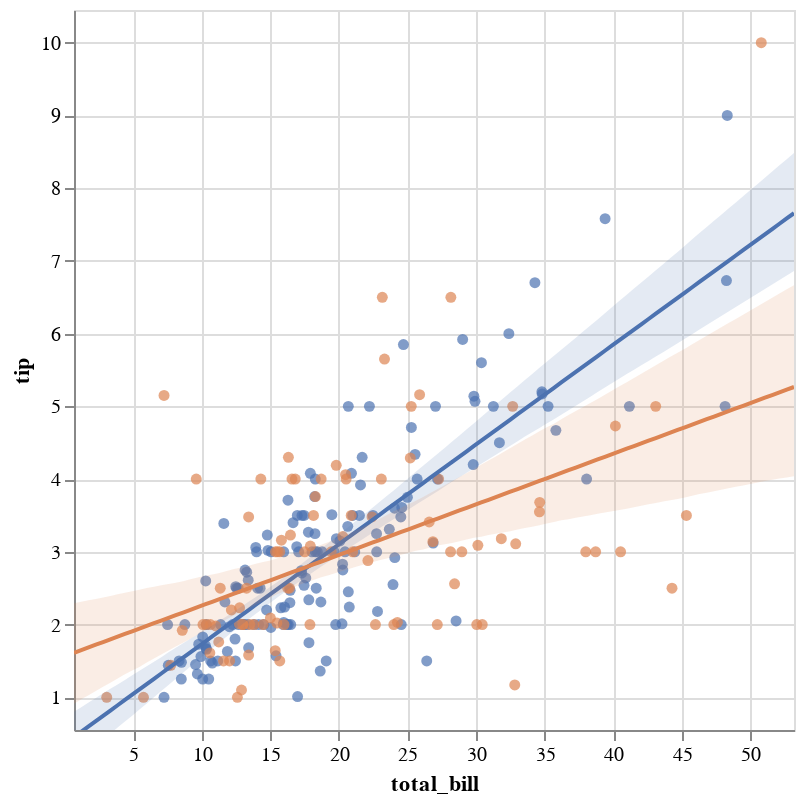

Here is the notebook cell this chart was saved with:
### Code cell
display(salt.lmplot(x="total_bill", y="tip", hue="smoker", data=tips))
g = sns.lmplot(x="total_bill", y="tip", hue="smoker", data=tips)

### Figure 1 — Vega-Lite specification as saved in the notebook (floating-point values rounded to 4 significant figures; data arrays with more than 128 entries replaced by an {"elided": "..."} marker saying what was removed)
{"$schema": "https://vega.github.io/schema/vega-lite/v2.4.1.json", "config": {"view": {"height": 300, "width": 400}}, "height": 360, "layer": [{"data": {"values": {"elided": "151 records"}}, "encoding": {"color": {"value": "rgba(76,114,176,1)"}, "x": {"axis": {"title": "total_bill"}, "field": "total_bill", "scale": {"domain": [0.683, 53.2], "nice": false}, "type": "quantitative"}, "y": {"axis": {"title": "tip"}, "field": "tip", "scale": {"domain": [0.55, 10.45], "nice": false}, "type": "quantitative"}}, "mark": {"clip": true, "filled": true, "type": "point"}}, {"data": {"values": [{"day": "Sat", "sex": "Male", "size": 4, "smoker": "Yes", "time": "Dinner", "tip": 3, "total_bill": 38.01}, {"day": "Sat", "sex": "Male", "size": 2, "smoker": "Yes", "time": "Dinner", "tip": 1.76, "total_bill": 11.24}, {"day": "Sat", "sex": "Male", "size": 2, "smoker": "Yes", "time": "Dinner", "tip": 3.21, "total_bill": 20.29}, {"day": "Sat", "sex": "Male", "size": 2, "smoker": "Yes", "time": "Dinner", "tip": 2, "total_bill": 13.81}, {"day": "Sat", "sex": "Male", "size": 2, "smoker": "Yes", "time": "Dinner", "tip": 1.98, "total_bill": 11.02}, {"day": "Sat", "sex": "Male", "size": 4, "smoker": "Yes", "time": "Dinner", "tip": 3.76, "total_bill": 18.29}, {"day": "Sat", "sex": "Female", "size": 1, "smoker": "Yes", "time": "Dinner", "tip": 1, "total_bill": 3.07}, {"day": "Sat", "sex": "Male", "size": 2, "smoker": "Yes", "time": "Dinner", "tip": 2.09, "total_bill": 15.01}, {"day": "Sat", "sex": "Female", "size": 2, "smoker": "Yes", "time": "Dinner", "tip": 3.14, "total_bill": 26.86}, {"day": "Sat", "sex": "Female", "size": 2, "smoker": "Yes", "time": "Dinner", "tip": 5, "total_bill": 25.28}, {"day": "Sat", "sex": "Male", "size": 2, "smoker": "Yes", "time": "Dinner", "tip": 3.08, "total_bill": 17.92}, {"day": "Thur", "sex": "Male", "size": 2, "smoker": "Yes", "time": "Lunch", "tip": 3, "total_bill": 19.44}, {"day": "Thur", "sex": "Male", "size": 2, "smoker": "Yes", "time": "Lunch", "tip": 5, "total_bill": 32.68}, {"day": "Fri", "sex": "Male", "size": 2, "smoker": "Yes", "time": "Dinner", "tip": 3, "total_bill": 28.97}, {"day": "Fri", "sex": "Female", "size": 2, "smoker": "Yes", "time": "Dinner", "tip": 1, "total_bill": 5.75}, {"day": "Fri", "sex": "Female", "size": 2, "smoker": "Yes", "time": "Dinner", "tip": 4.3, "total_bill": 16.32}, {"day": "Fri", "sex": "Male", "size": 4, "smoker": "Yes", "time": "Dinner", "tip": 4.73, "total_bill": 40.17}, {"day": "Fri", "sex": "Male", "size": 2, "smoker": "Yes", "time": "Dinner", "tip": 4, "total_bill": 27.28}, {"day": "Fri", "sex": "Male", "size": 2, "smoker": "Yes", "time": "Dinner", "tip": 1.5, "total_bill": 12.03}, {"day": "Fri", "sex": "Male", "size": 2, "smoker": "Yes", "time": "Dinner", "tip": 3, "total_bill": 21.01}, {"day": "Fri", "sex": "Female", "size": 2, "smoker": "Yes", "time": "Dinner", "tip": 2.5, "total_bill": 11.35}, {"day": "Fri", "sex": "Female", "size": 2, "smoker": "Yes", "time": "Dinner", "tip": 3, "total_bill": 15.38}, {"day": "Sat", "sex": "Female", "size": 3, "smoker": "Yes", "time": "Dinner", "tip": 2.5, "total_bill": 44.3}, {"day": "Sat", "sex": "Female", "size": 2, "smoker": "Yes", "time": "Dinner", "tip": 3.48, "total_bill": 22.42}, {"day": "Sat", "sex": "Male", "size": 2, "smoker": "Yes", "time": "Dinner", "tip": 1.64, "total_bill": 15.36}, {"day": "Sat", "sex": "Male", "size": 2, "smoker": "Yes", "time": "Dinner", "tip": 4.06, "total_bill": 20.49}, {"day": "Sat", "sex": "Male", "size": 2, "smoker": "Yes", "time": "Dinner", "tip": 4.29, "total_bill": 25.21}, {"day": "Sat", "sex": "Female", "size": 2, "smoker": "Yes", "time": "Dinner", "tip": 4, "total_bill": 14.31}, {"day": "Thur", "sex": "Male", "size": 2, "smoker": "Yes", "time": "Lunch", "tip": 2, "total_bill": 16}, {"day": "Sun", "sex": "Female", "size": 2, "smoker": "Yes", "time": "Dinner", "tip": 3, "total_bill": 17.51}, {"day": "Sat", "sex": "Female", "size": 2, "smoker": "Yes", "time": "Dinner", "tip": 1.61, "total_bill": 10.59}, {"day": "Sat", "sex": "Female", "size": 2, "smoker": "Yes", "time": "Dinner", "tip": 2, "total_bill": 10.63}, {"day": "Sat", "sex": "Male", "size": 3, "smoker": "Yes", "time": "Dinner", "tip": 10, "total_bill": 50.81}, {"day": "Sat", "sex": "Male", "size": 2, "smoker": "Yes", "time": "Dinner", "tip": 3.16, "total_bill": 15.81}, {"day": "Sun", "sex": "Male", "size": 2, "smoker": "Yes", "time": "Dinner", "tip": 5.15, "total_bill": 7.25}, {"day": "Sun", "sex": "Male", "size": 2, "smoker": "Yes", "time": "Dinner", "tip": 3.18, "total_bill": 31.85}, {"day": "Sun", "sex": "Male", "size": 2, "smoker": "Yes", "time": "Dinner", "tip": 4, "total_bill": 16.82}, {"day": "Sun", "sex": "Male", "size": 2, "smoker": "Yes", "time": "Dinner", "tip": 3.11, "total_bill": 32.9}, {"day": "Sun", "sex": "Male", "size": 2, "smoker": "Yes", "time": "Dinner", "tip": 2, "total_bill": 17.89}, {"day": "Sun", "sex": "Male", "size": 2, "smoker": "Yes", "time": "Dinner", "tip": 2, "total_bill": 14.48}, {"day": "Sun", "sex": "Female", "size": 2, "smoker": "Yes", "time": "Dinner", "tip": 4, "total_bill": 9.6}, {"day": "Sun", "sex": "Male", "size": 2, "smoker": "Yes", "time": "Dinner", "tip": 3.55, "total_bill": 34.63}, {"day": "Sun", "sex": "Male", "size": 4, "smoker": "Yes", "time": "Dinner", "tip": 3.68, "total_bill": 34.65}, {"day": "Sun", "sex": "Male", "size": 2, "smoker": "Yes", "time": "Dinner", "tip": 5.65, "total_bill": 23.33}, {"day": "Sun", "sex": "Male", "size": 3, "smoker": "Yes", "time": "Dinner", "tip": 3.5, "total_bill": 45.35}, {"day": "Sun", "sex": "Male", "size": 4, "smoker": "Yes", "time": "Dinner", "tip": 6.5, "total_bill": 23.17}, {"day": "Sun", "sex": "Male", "size": 2, "smoker": "Yes", "time": "Dinner", "tip": 3, "total_bill": 40.55}, {"day": "Sun", "sex": "Female", "size": 3, "smoker": "Yes", "time": "Dinner", "tip": 3.5, "total_bill": 20.9}, {"day": "Sun", "sex": "Male", "size": 5, "smoker": "Yes", "time": "Dinner", "tip": 2, "total_bill": 30.46}, {"day": "Sun", "sex": "Female", "size": 3, "smoker": "Yes", "time": "Dinner", "tip": 3.5, "total_bill": 18.15}, {"day": "Sun", "sex": "Male", "size": 3, "smoker": "Yes", "time": "Dinner", "tip": 4, "total_bill": 23.1}, {"day": "Sun", "sex": "Male", "size": 2, "smoker": "Yes", "time": "Dinner", "tip": 1.5, "total_bill": 15.69}, {"day": "Thur", "sex": "Female", "size": 2, "smoker": "Yes", "time": "Lunch", "tip": 4.19, "total_bill": 19.81}, {"day": "Thur", "sex": "Male", "size": 2, "smoker": "Yes", "time": "Lunch", "tip": 2.56, "total_bill": 28.44}, {"day": "Thur", "sex": "Male", "size": 2, "smoker": "Yes", "time": "Lunch", "tip": 2.02, "total_bill": 15.48}, {"day": "Thur", "sex": "Male", "size": 2, "smoker": "Yes", "time": "Lunch", "tip": 4, "total_bill": 16.58}, {"day": "Thur", "sex": "Male", "size": 2, "smoker": "Yes", "time": "Lunch", "tip": 2, "total_bill": 10.34}, {"day": "Thur", "sex": "Female", "size": 4, "smoker": "Yes", "time": "Lunch", "tip": 5, "total_bill": 43.11}, {"day": "Thur", "sex": "Female", "size": 2, "smoker": "Yes", "time": "Lunch", "tip": 2, "total_bill": 13}, {"day": "Thur", "sex": "Male", "size": 2, "smoker": "Yes", "time": "Lunch", "tip": 2, "total_bill": 13.51}, {"day": "Thur", "sex": "Male", "size": 3, "smoker": "Yes", "time": "Lunch", "tip": 4, "total_bill": 18.71}, {"day": "Thur", "sex": "Female", "size": 2, "smoker": "Yes", "time": "Lunch", "tip": 2.01, "total_bill": 12.74}, {"day": "Thur", "sex": "Female", "size": 2, "smoker": "Yes", "time": "Lunch", "tip": 2, "total_bill": 13}, {"day": "Thur", "sex": "Female", "size": 2, "smoker": "Yes", "time": "Lunch", "tip": 2.5, "total_bill": 16.4}, {"day": "Thur", "sex": "Male", "size": 4, "smoker": "Yes", "time": "Lunch", "tip": 4, "total_bill": 20.53}, {"day": "Thur", "sex": "Female", "size": 3, "smoker": "Yes", "time": "Lunch", "tip": 3.23, "total_bill": 16.47}, {"day": "Sat", "sex": "Male", "size": 3, "smoker": "Yes", "time": "Dinner", "tip": 3.41, "total_bill": 26.59}, {"day": "Sat", "sex": "Male", "size": 4, "smoker": "Yes", "time": "Dinner", "tip": 3, "total_bill": 38.73}, {"day": "Sat", "sex": "Male", "size": 2, "smoker": "Yes", "time": "Dinner", "tip": 2.03, "total_bill": 24.27}, {"day": "Sat", "sex": "Female", "size": 2, "smoker": "Yes", "time": "Dinner", "tip": 2.23, "total_bill": 12.76}, {"day": "Sat", "sex": "Male", "size": 3, "smoker": "Yes", "time": "Dinner", "tip": 2, "total_bill": 30.06}, {"day": "Sat", "sex": "Male", "size": 4, "smoker": "Yes", "time": "Dinner", "tip": 5.16, "total_bill": 25.89}, {"day": "Sat", "sex": "Female", "size": 2, "smoker": "Yes", "time": "Dinner", "tip": 2.5, "total_bill": 13.27}, {"day": "Sat", "sex": "Female", "size": 3, "smoker": "Yes", "time": "Dinner", "tip": 6.5, "total_bill": 28.17}, {"day": "Sat", "sex": "Female", "size": 2, "smoker": "Yes", "time": "Dinner", "tip": 1.1, "total_bill": 12.9}, {"day": "Sat", "sex": "Male", "size": 5, "smoker": "Yes", "time": "Dinner", "tip": 3, "total_bill": 28.15}, {"day": "Sat", "sex": "Male", "size": 2, "smoker": "Yes", "time": "Dinner", "tip": 1.5, "total_bill": 11.59}, {"day": "Sat", "sex": "Male", "size": 2, "smoker": "Yes", "time": "Dinner", "tip": 1.44, "total_bill": 7.74}, {"day": "Sat", "sex": "Female", "size": 4, "smoker": "Yes", "time": "Dinner", "tip": 3.09, "total_bill": 30.14}, {"day": "Fri", "sex": "Male", "size": 2, "smoker": "Yes", "time": "Lunch", "tip": 2.2, "total_bill": 12.16}, {"day": "Fri", "sex": "Female", "size": 2, "smoker": "Yes", "time": "Lunch", "tip": 3.48, "total_bill": 13.42}, {"day": "Fri", "sex": "Male", "size": 1, "smoker": "Yes", "time": "Lunch", "tip": 1.92, "total_bill": 8.58}, {"day": "Fri", "sex": "Male", "size": 2, "smoker": "Yes", "time": "Lunch", "tip": 1.58, "total_bill": 13.42}, {"day": "Fri", "sex": "Female", "size": 2, "smoker": "Yes", "time": "Lunch", "tip": 2.5, "total_bill": 16.27}, {"day": "Fri", "sex": "Female", "size": 2, "smoker": "Yes", "time": "Lunch", "tip": 2, "total_bill": 10.09}, {"day": "Sat", "sex": "Female", "size": 2, "smoker": "Yes", "time": "Dinner", "tip": 2.88, "total_bill": 22.12}, {"day": "Sat", "sex": "Male", "size": 4, "smoker": "Yes", "time": "Dinner", "tip": 2, "total_bill": 24.01}, {"day": "Sat", "sex": "Male", "size": 3, "smoker": "Yes", "time": "Dinner", "tip": 3, "total_bill": 15.69}, {"day": "Sat", "sex": "Male", "size": 2, "smoker": "Yes", "time": "Dinner", "tip": 3, "total_bill": 15.53}, {"day": "Sat", "sex": "Male", "size": 2, "smoker": "Yes", "time": "Dinner", "tip": 1, "total_bill": 12.6}, {"day": "Sat", "sex": "Male", "size": 2, "smoker": "Yes", "time": "Dinner", "tip": 1.17, "total_bill": 32.83}, {"day": "Sat", "sex": "Female", "size": 2, "smoker": "Yes", "time": "Dinner", "tip": 2, "total_bill": 27.18}, {"day": "Sat", "sex": "Male", "size": 2, "smoker": "Yes", "time": "Dinner", "tip": 2, "total_bill": 22.67}]}, "encoding": {"color": {"value": "rgba(221,132,82,1)"}, "x": {"axis": {"title": "total_bill"}, "field": "total_bill", "scale": {"domain": [0.683, 53.2], "nice": false}, "type": "quantitative"}, "y": {"axis": {"title": "tip"}, "field": "tip", "scale": {"domain": [0.55, 10.45], "nice": false}, "type": "quantitative"}}, "mark": {"clip": true, "filled": true, "type": "point"}}, {"data": {"values": [{"x": 0.683, "y": 0.4537}, {"x": 1.213, "y": 0.5265}, {"x": 1.744, "y": 0.5993}, {"x": 2.274, "y": 0.672}, {"x": 2.805, "y": 0.7448}, {"x": 3.335, "y": 0.8175}, {"x": 3.866, "y": 0.8903}, {"x": 4.396, "y": 0.963}, {"x": 4.927, "y": 1.036}, {"x": 5.457, "y": 1.109}, {"x": 5.987, "y": 1.181}, {"x": 6.518, "y": 1.254}, {"x": 7.048, "y": 1.327}, {"x": 7.579, "y": 1.4}, {"x": 8.109, "y": 1.472}, {"x": 8.64, "y": 1.545}, {"x": 9.17, "y": 1.618}, {"x": 9.701, "y": 1.691}, {"x": 10.23, "y": 1.763}, {"x": 10.76, "y": 1.836}, {"x": 11.29, "y": 1.909}, {"x": 11.82, "y": 1.982}, {"x": 12.35, "y": 2.054}, {"x": 12.88, "y": 2.127}, {"x": 13.41, "y": 2.2}, {"x": 13.94, "y": 2.273}, {"x": 14.47, "y": 2.345}, {"x": 15.01, "y": 2.418}, {"x": 15.54, "y": 2.491}, {"x": 16.07, "y": 2.564}, {"x": 16.6, "y": 2.636}, {"x": 17.13, "y": 2.709}, {"x": 17.66, "y": 2.782}, {"x": 18.19, "y": 2.855}, {"x": 18.72, "y": 2.927}, {"x": 19.25, "y": 3.0}, {"x": 19.78, "y": 3.073}, {"x": 20.31, "y": 3.146}, {"x": 20.84, "y": 3.218}, {"x": 21.37, "y": 3.291}, {"x": 21.9, "y": 3.364}, {"x": 22.43, "y": 3.437}, {"x": 22.96, "y": 3.509}, {"x": 23.49, "y": 3.582}, {"x": 24.02, "y": 3.655}, {"x": 24.55, "y": 3.728}, {"x": 25.08, "y": 3.8}, {"x": 25.61, "y": 3.873}, {"x": 26.14, "y": 3.946}, {"x": 26.67, "y": 4.019}, {"x": 27.21, "y": 4.091}, {"x": 27.74, "y": 4.164}, {"x": 28.27, "y": 4.237}, {"x": 28.8, "y": 4.31}, {"x": 29.33, "y": 4.382}, {"x": 29.86, "y": 4.455}, {"x": 30.39, "y": 4.528}, {"x": 30.92, "y": 4.601}, {"x": 31.45, "y": 4.673}, {"x": 31.98, "y": 4.746}, {"x": 32.51, "y": 4.819}, {"x": 33.04, "y": 4.892}, {"x": 33.57, "y": 4.964}, {"x": 34.1, "y": 5.037}, {"x": 34.63, "y": 5.11}, {"x": 35.16, "y": 5.183}, {"x": 35.69, "y": 5.255}, {"x": 36.22, "y": 5.328}, {"x": 36.75, "y": 5.401}, {"x": 37.28, "y": 5.474}, {"x": 37.81, "y": 5.546}, {"x": 38.34, "y": 5.619}, {"x": 38.88, "y": 5.692}, {"x": 39.41, "y": 5.765}, {"x": 39.94, "y": 5.838}, {"x": 40.47, "y": 5.91}, {"x": 41.0, "y": 5.983}, {"x": 41.53, "y": 6.056}, {"x": 42.06, "y": 6.129}, {"x": 42.59, "y": 6.201}, {"x": 43.12, "y": 6.274}, {"x": 43.65, "y": 6.347}, {"x": 44.18, "y": 6.42}, {"x": 44.71, "y": 6.492}, {"x": 45.24, "y": 6.565}, {"x": 45.77, "y": 6.638}, {"x": 46.3, "y": 6.711}, {"x": 46.83, "y": 6.783}, {"x": 47.36, "y": 6.856}, {"x": 47.89, "y": 6.929}, {"x": 48.42, "y": 7.002}, {"x": 48.95, "y": 7.074}, {"x": 49.48, "y": 7.147}, {"x": 50.01, "y": 7.22}, {"x": 50.54, "y": 7.293}, {"x": 51.08, "y": 7.365}, {"x": 51.61, "y": 7.438}, {"x": 52.14, "y": 7.511}, {"x": 52.67, "y": 7.584}, {"x": 53.2, "y": 7.656}]}, "encoding": {"color": {"value": "rgba(76,114,176,1)"}, "x": {"field": "x", "scale": {"domain": [0.683, 53.2], "nice": false}, "type": "quantitative"}, "y": {"field": "y", "scale": {"domain": [0.55, 10.45], "nice": false}, "type": "quantitative"}}, "mark": {"clip": true, "type": "line"}}, {"data": {"values": [{"x": 0.683, "y1": 0.08553, "y2": 0.8017}, {"x": 1.213, "y1": 0.1669, "y2": 0.8642}, {"x": 1.744, "y1": 0.2482, "y2": 0.9275}, {"x": 2.274, "y1": 0.3321, "y2": 0.9908}, {"x": 2.805, "y1": 0.418, "y2": 1.054}, {"x": 3.335, "y1": 0.5013, "y2": 1.117}, {"x": 3.866, "y1": 0.5838, "y2": 1.174}, {"x": 4.396, "y1": 0.6652, "y2": 1.237}, {"x": 4.927, "y1": 0.7474, "y2": 1.302}, {"x": 5.457, "y1": 0.8318, "y2": 1.366}, {"x": 5.987, "y1": 0.9151, "y2": 1.427}, {"x": 6.518, "y1": 1.001, "y2": 1.487}, {"x": 7.048, "y1": 1.085, "y2": 1.55}, {"x": 7.579, "y1": 1.169, "y2": 1.618}, {"x": 8.109, "y1": 1.254, "y2": 1.681}, {"x": 8.64, "y1": 1.338, "y2": 1.742}, {"x": 9.17, "y1": 1.422, "y2": 1.803}, {"x": 9.701, "y1": 1.507, "y2": 1.865}, {"x": 10.23, "y1": 1.592, "y2": 1.926}, {"x": 10.76, "y1": 1.673, "y2": 1.988}, {"x": 11.29, "y1": 1.754, "y2": 2.051}, {"x": 11.82, "y1": 1.836, "y2": 2.116}, {"x": 12.35, "y1": 1.915, "y2": 2.179}, {"x": 12.88, "y1": 1.992, "y2": 2.245}, {"x": 13.41, "y1": 2.071, "y2": 2.313}, {"x": 13.94, "y1": 2.148, "y2": 2.379}, {"x": 14.47, "y1": 2.222, "y2": 2.449}, {"x": 15.01, "y1": 2.3, "y2": 2.52}, {"x": 15.54, "y1": 2.375, "y2": 2.589}, {"x": 16.07, "y1": 2.449, "y2": 2.661}, {"x": 16.6, "y1": 2.523, "y2": 2.735}, {"x": 17.13, "y1": 2.592, "y2": 2.813}, {"x": 17.66, "y1": 2.662, "y2": 2.89}, {"x": 18.19, "y1": 2.73, "y2": 2.966}, {"x": 18.72, "y1": 2.798, "y2": 3.046}, {"x": 19.25, "y1": 2.865, "y2": 3.122}, {"x": 19.78, "y1": 2.932, "y2": 3.203}, {"x": 20.31, "y1": 2.998, "y2": 3.286}, {"x": 20.84, "y1": 3.066, "y2": 3.363}, {"x": 21.37, "y1": 3.129, "y2": 3.444}, {"x": 21.9, "y1": 3.194, "y2": 3.523}, {"x": 22.43, "y1": 3.26, "y2": 3.604}, {"x": 22.96, "y1": 3.325, "y2": 3.685}, {"x": 23.49, "y1": 3.388, "y2": 3.767}, {"x": 24.02, "y1": 3.452, "y2": 3.848}, {"x": 24.55, "y1": 3.517, "y2": 3.932}, {"x": 25.08, "y1": 3.583, "y2": 4.017}, {"x": 25.61, "y1": 3.646, "y2": 4.101}, {"x": 26.14, "y1": 3.709, "y2": 4.184}, {"x": 26.67, "y1": 3.771, "y2": 4.266}, {"x": 27.21, "y1": 3.833, "y2": 4.349}, {"x": 27.74, "y1": 3.898, "y2": 4.432}, {"x": 28.27, "y1": 3.962, "y2": 4.516}, {"x": 28.8, "y1": 4.027, "y2": 4.6}, {"x": 29.33, "y1": 4.087, "y2": 4.684}, {"x": 29.86, "y1": 4.148, "y2": 4.768}, {"x": 30.39, "y1": 4.209, "y2": 4.853}, {"x": 30.92, "y1": 4.272, "y2": 4.94}, {"x": 31.45, "y1": 4.334, "y2": 5.024}, {"x": 31.98, "y1": 4.397, "y2": 5.109}, {"x": 32.51, "y1": 4.459, "y2": 5.193}, {"x": 33.04, "y1": 4.522, "y2": 5.277}, {"x": 33.57, "y1": 4.584, "y2": 5.361}, {"x": 34.1, "y1": 4.644, "y2": 5.445}, {"x": 34.63, "y1": 4.704, "y2": 5.529}, {"x": 35.16, "y1": 4.763, "y2": 5.613}, {"x": 35.69, "y1": 4.822, "y2": 5.696}, {"x": 36.22, "y1": 4.883, "y2": 5.779}, {"x": 36.75, "y1": 4.945, "y2": 5.862}, {"x": 37.28, "y1": 5.008, "y2": 5.945}, {"x": 37.81, "y1": 5.07, "y2": 6.028}, {"x": 38.34, "y1": 5.133, "y2": 6.113}, {"x": 38.88, "y1": 5.196, "y2": 6.196}, {"x": 39.41, "y1": 5.259, "y2": 6.281}, {"x": 39.94, "y1": 5.32, "y2": 6.366}, {"x": 40.47, "y1": 5.381, "y2": 6.451}, {"x": 41.0, "y1": 5.443, "y2": 6.536}, {"x": 41.53, "y1": 5.504, "y2": 6.619}, {"x": 42.06, "y1": 5.564, "y2": 6.703}, {"x": 42.59, "y1": 5.625, "y2": 6.787}, {"x": 43.12, "y1": 5.685, "y2": 6.87}, {"x": 43.65, "y1": 5.745, "y2": 6.956}, {"x": 44.18, "y1": 5.807, "y2": 7.041}, {"x": 44.71, "y1": 5.869, "y2": 7.124}, {"x": 45.24, "y1": 5.931, "y2": 7.209}, {"x": 45.77, "y1": 5.993, "y2": 7.296}, {"x": 46.3, "y1": 6.055, "y2": 7.383}, {"x": 46.83, "y1": 6.117, "y2": 7.467}, {"x": 47.36, "y1": 6.18, "y2": 7.551}, {"x": 47.89, "y1": 6.242, "y2": 7.635}, {"x": 48.42, "y1": 6.304, "y2": 7.72}, {"x": 48.95, "y1": 6.366, "y2": 7.804}, {"x": 49.48, "y1": 6.428, "y2": 7.889}, {"x": 50.01, "y1": 6.49, "y2": 7.974}, {"x": 50.54, "y1": 6.552, "y2": 8.059}, {"x": 51.08, "y1": 6.614, "y2": 8.144}, {"x": 51.61, "y1": 6.677, "y2": 8.229}, {"x": 52.14, "y1": 6.739, "y2": 8.314}, {"x": 52.67, "y1": 6.8, "y2": 8.399}, {"x": 53.2, "y1": 6.861, "y2": 8.484}]}, "encoding": {"color": {"value": "rgba(76,114,176,1)"}, "opacity": {"value": 0.15}, "x": {"field": "x", "scale": {"domain": [0.683, 53.2], "nice": false}, "type": "quantitative"}, "y": {"field": "y1", "scale": {"domain": [0.55, 10.45], "nice": false}, "type": "quantitative"}, "y2": {"field": "y2", "type": "quantitative"}}, "mark": {"clip": true, "type": "area"}}, {"data": {"values": [{"x": 0.683, "y": 1.612}, {"x": 1.213, "y": 1.649}, {"x": 1.744, "y": 1.686}, {"x": 2.274, "y": 1.723}, {"x": 2.805, "y": 1.759}, {"x": 3.335, "y": 1.796}, {"x": 3.866, "y": 1.833}, {"x": 4.396, "y": 1.87}, {"x": 4.927, "y": 1.907}, {"x": 5.457, "y": 1.944}, {"x": 5.987, "y": 1.981}, {"x": 6.518, "y": 2.018}, {"x": 7.048, "y": 2.055}, {"x": 7.579, "y": 2.092}, {"x": 8.109, "y": 2.129}, {"x": 8.64, "y": 2.166}, {"x": 9.17, "y": 2.202}, {"x": 9.701, "y": 2.239}, {"x": 10.23, "y": 2.276}, {"x": 10.76, "y": 2.313}, {"x": 11.29, "y": 2.35}, {"x": 11.82, "y": 2.387}, {"x": 12.35, "y": 2.424}, {"x": 12.88, "y": 2.461}, {"x": 13.41, "y": 2.498}, {"x": 13.94, "y": 2.535}, {"x": 14.47, "y": 2.572}, {"x": 15.01, "y": 2.608}, {"x": 15.54, "y": 2.645}, {"x": 16.07, "y": 2.682}, {"x": 16.6, "y": 2.719}, {"x": 17.13, "y": 2.756}, {"x": 17.66, "y": 2.793}, {"x": 18.19, "y": 2.83}, {"x": 18.72, "y": 2.867}, {"x": 19.25, "y": 2.904}, {"x": 19.78, "y": 2.941}, {"x": 20.31, "y": 2.978}, {"x": 20.84, "y": 3.015}, {"x": 21.37, "y": 3.051}, {"x": 21.9, "y": 3.088}, {"x": 22.43, "y": 3.125}, {"x": 22.96, "y": 3.162}, {"x": 23.49, "y": 3.199}, {"x": 24.02, "y": 3.236}, {"x": 24.55, "y": 3.273}, {"x": 25.08, "y": 3.31}, {"x": 25.61, "y": 3.347}, {"x": 26.14, "y": 3.384}, {"x": 26.67, "y": 3.421}, {"x": 27.21, "y": 3.457}, {"x": 27.74, "y": 3.494}, {"x": 28.27, "y": 3.531}, {"x": 28.8, "y": 3.568}, {"x": 29.33, "y": 3.605}, {"x": 29.86, "y": 3.642}, {"x": 30.39, "y": 3.679}, {"x": 30.92, "y": 3.716}, {"x": 31.45, "y": 3.753}, {"x": 31.98, "y": 3.79}, {"x": 32.51, "y": 3.827}, {"x": 33.04, "y": 3.864}, {"x": 33.57, "y": 3.9}, {"x": 34.1, "y": 3.937}, {"x": 34.63, "y": 3.974}, {"x": 35.16, "y": 4.011}, {"x": 35.69, "y": 4.048}, {"x": 36.22, "y": 4.085}, {"x": 36.75, "y": 4.122}, {"x": 37.28, "y": 4.159}, {"x": 37.81, "y": 4.196}, {"x": 38.34, "y": 4.233}, {"x": 38.88, "y": 4.27}, {"x": 39.41, "y": 4.307}, {"x": 39.94, "y": 4.343}, {"x": 40.47, "y": 4.38}, {"x": 41.0, "y": 4.417}, {"x": 41.53, "y": 4.454}, {"x": 42.06, "y": 4.491}, {"x": 42.59, "y": 4.528}, {"x": 43.12, "y": 4.565}, {"x": 43.65, "y": 4.602}, {"x": 44.18, "y": 4.639}, {"x": 44.71, "y": 4.676}, {"x": 45.24, "y": 4.713}, {"x": 45.77, "y": 4.749}, {"x": 46.3, "y": 4.786}, {"x": 46.83, "y": 4.823}, {"x": 47.36, "y": 4.86}, {"x": 47.89, "y": 4.897}, {"x": 48.42, "y": 4.934}, {"x": 48.95, "y": 4.971}, {"x": 49.48, "y": 5.008}, {"x": 50.01, "y": 5.045}, {"x": 50.54, "y": 5.082}, {"x": 51.08, "y": 5.119}, {"x": 51.61, "y": 5.156}, {"x": 52.14, "y": 5.192}, {"x": 52.67, "y": 5.229}, {"x": 53.2, "y": 5.266}]}, "encoding": {"color": {"value": "rgba(221,132,82,1)"}, "x": {"field": "x", "scale": {"domain": [0.683, 53.2], "nice": false}, "type": "quantitative"}, "y": {"field": "y", "scale": {"domain": [0.55, 10.45], "nice": false}, "type": "quantitative"}}, "mark": {"clip": true, "type": "line"}}, {"data": {"values": [{"x": 0.683, "y1": 0.9126, "y2": 2.293}, {"x": 1.213, "y1": 0.9715, "y2": 2.313}, {"x": 1.744, "y1": 1.029, "y2": 2.332}, {"x": 2.274, "y1": 1.086, "y2": 2.352}, {"x": 2.805, "y1": 1.143, "y2": 2.372}, {"x": 3.335, "y1": 1.2, "y2": 2.391}, {"x": 3.866, "y1": 1.258, "y2": 2.416}, {"x": 4.396, "y1": 1.315, "y2": 2.437}, {"x": 4.927, "y1": 1.368, "y2": 2.459}, {"x": 5.457, "y1": 1.417, "y2": 2.479}, {"x": 5.987, "y1": 1.479, "y2": 2.501}, {"x": 6.518, "y1": 1.534, "y2": 2.52}, {"x": 7.048, "y1": 1.59, "y2": 2.539}, {"x": 7.579, "y1": 1.642, "y2": 2.558}, {"x": 8.109, "y1": 1.698, "y2": 2.576}, {"x": 8.64, "y1": 1.75, "y2": 2.596}, {"x": 9.17, "y1": 1.805, "y2": 2.623}, {"x": 9.701, "y1": 1.861, "y2": 2.649}, {"x": 10.23, "y1": 1.913, "y2": 2.67}, {"x": 10.76, "y1": 1.962, "y2": 2.687}, {"x": 11.29, "y1": 2.017, "y2": 2.709}, {"x": 11.82, "y1": 2.072, "y2": 2.737}, {"x": 12.35, "y1": 2.127, "y2": 2.763}, {"x": 12.88, "y1": 2.175, "y2": 2.786}, {"x": 13.41, "y1": 2.22, "y2": 2.81}, {"x": 13.94, "y1": 2.271, "y2": 2.836}, {"x": 14.47, "y1": 2.323, "y2": 2.858}, {"x": 15.01, "y1": 2.372, "y2": 2.881}, {"x": 15.54, "y1": 2.419, "y2": 2.912}, {"x": 16.07, "y1": 2.459, "y2": 2.944}, {"x": 16.6, "y1": 2.503, "y2": 2.973}, {"x": 17.13, "y1": 2.546, "y2": 3.0}, {"x": 17.66, "y1": 2.582, "y2": 3.03}, {"x": 18.19, "y1": 2.615, "y2": 3.063}, {"x": 18.72, "y1": 2.65, "y2": 3.097}, {"x": 19.25, "y1": 2.679, "y2": 3.136}, {"x": 19.78, "y1": 2.709, "y2": 3.176}, {"x": 20.31, "y1": 2.738, "y2": 3.216}, {"x": 20.84, "y1": 2.771, "y2": 3.264}, {"x": 21.37, "y1": 2.8, "y2": 3.308}, {"x": 21.9, "y1": 2.828, "y2": 3.355}, {"x": 22.43, "y1": 2.856, "y2": 3.395}, {"x": 22.96, "y1": 2.884, "y2": 3.451}, {"x": 23.49, "y1": 2.909, "y2": 3.505}, {"x": 24.02, "y1": 2.932, "y2": 3.557}, {"x": 24.55, "y1": 2.959, "y2": 3.606}, {"x": 25.08, "y1": 2.988, "y2": 3.656}, {"x": 25.61, "y1": 3.014, "y2": 3.703}, {"x": 26.14, "y1": 3.033, "y2": 3.753}, {"x": 26.67, "y1": 3.06, "y2": 3.808}, {"x": 27.21, "y1": 3.086, "y2": 3.863}, {"x": 27.74, "y1": 3.106, "y2": 3.919}, {"x": 28.27, "y1": 3.123, "y2": 3.974}, {"x": 28.8, "y1": 3.147, "y2": 4.029}, {"x": 29.33, "y1": 3.171, "y2": 4.084}, {"x": 29.86, "y1": 3.193, "y2": 4.139}, {"x": 30.39, "y1": 3.208, "y2": 4.2}, {"x": 30.92, "y1": 3.23, "y2": 4.255}, {"x": 31.45, "y1": 3.247, "y2": 4.312}, {"x": 31.98, "y1": 3.267, "y2": 4.37}, {"x": 32.51, "y1": 3.285, "y2": 4.429}, {"x": 33.04, "y1": 3.308, "y2": 4.485}, {"x": 33.57, "y1": 3.326, "y2": 4.543}, {"x": 34.1, "y1": 3.344, "y2": 4.6}, {"x": 34.63, "y1": 3.366, "y2": 4.657}, {"x": 35.16, "y1": 3.388, "y2": 4.712}, {"x": 35.69, "y1": 3.41, "y2": 4.762}, {"x": 36.22, "y1": 3.433, "y2": 4.821}, {"x": 36.75, "y1": 3.449, "y2": 4.881}, {"x": 37.28, "y1": 3.469, "y2": 4.937}, {"x": 37.81, "y1": 3.486, "y2": 4.991}, {"x": 38.34, "y1": 3.504, "y2": 5.046}, {"x": 38.88, "y1": 3.524, "y2": 5.101}, {"x": 39.41, "y1": 3.542, "y2": 5.159}, {"x": 39.94, "y1": 3.559, "y2": 5.217}, {"x": 40.47, "y1": 3.577, "y2": 5.275}, {"x": 41.0, "y1": 3.594, "y2": 5.333}, {"x": 41.53, "y1": 3.613, "y2": 5.391}, {"x": 42.06, "y1": 3.633, "y2": 5.449}, {"x": 42.59, "y1": 3.653, "y2": 5.507}, {"x": 43.12, "y1": 3.672, "y2": 5.565}, {"x": 43.65, "y1": 3.69, "y2": 5.623}, {"x": 44.18, "y1": 3.708, "y2": 5.681}, {"x": 44.71, "y1": 3.727, "y2": 5.736}, {"x": 45.24, "y1": 3.748, "y2": 5.794}, {"x": 45.77, "y1": 3.771, "y2": 5.853}, {"x": 46.3, "y1": 3.793, "y2": 5.912}, {"x": 46.83, "y1": 3.813, "y2": 5.971}, {"x": 47.36, "y1": 3.833, "y2": 6.029}, {"x": 47.89, "y1": 3.853, "y2": 6.087}, {"x": 48.42, "y1": 3.873, "y2": 6.145}, {"x": 48.95, "y1": 3.893, "y2": 6.203}, {"x": 49.48, "y1": 3.913, "y2": 6.261}, {"x": 50.01, "y1": 3.933, "y2": 6.319}, {"x": 50.54, "y1": 3.953, "y2": 6.377}, {"x": 51.08, "y1": 3.973, "y2": 6.435}, {"x": 51.61, "y1": 3.99, "y2": 6.493}, {"x": 52.14, "y1": 4.006, "y2": 6.551}, {"x": 52.67, "y1": 4.023, "y2": 6.609}, {"x": 53.2, "y1": 4.04, "y2": 6.667}]}, "encoding": {"color": {"value": "rgba(221,132,82,1)"}, "opacity": {"value": 0.15}, "x": {"field": "x", "scale": {"domain": [0.683, 53.2], "nice": false}, "type": "quantitative"}, "y": {"field": "y1", "scale": {"domain": [0.55, 10.45], "nice": false}, "type": "quantitative"}, "y2": {"field": "y2", "type": "quantitative"}}, "mark": {"clip": true, "type": "area"}}], "title": "", "width": 360}
